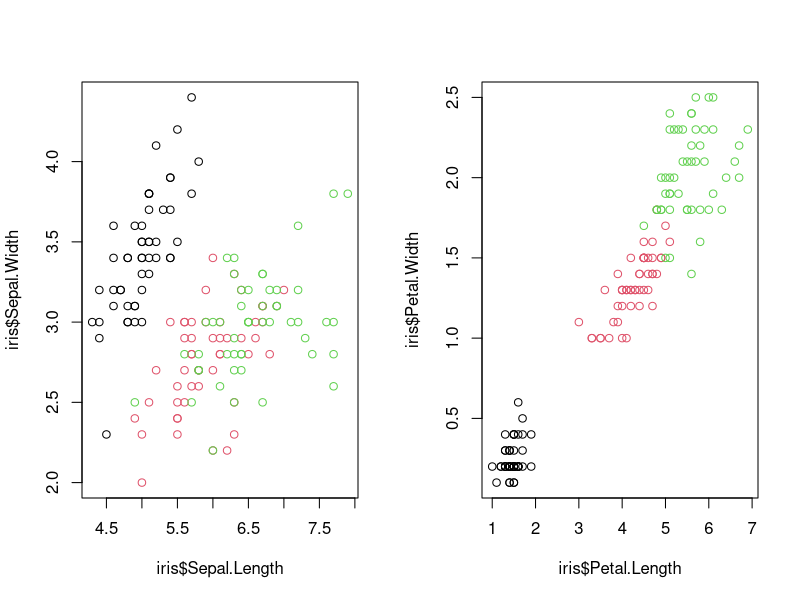
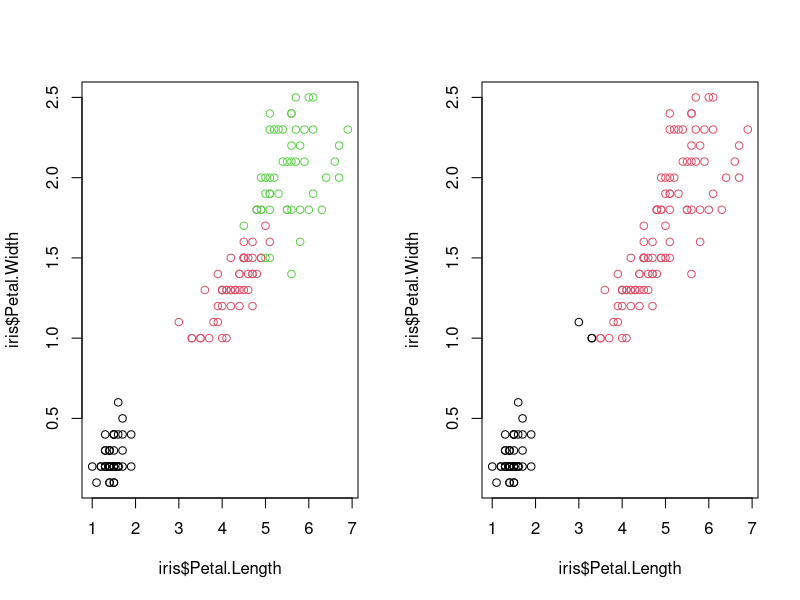
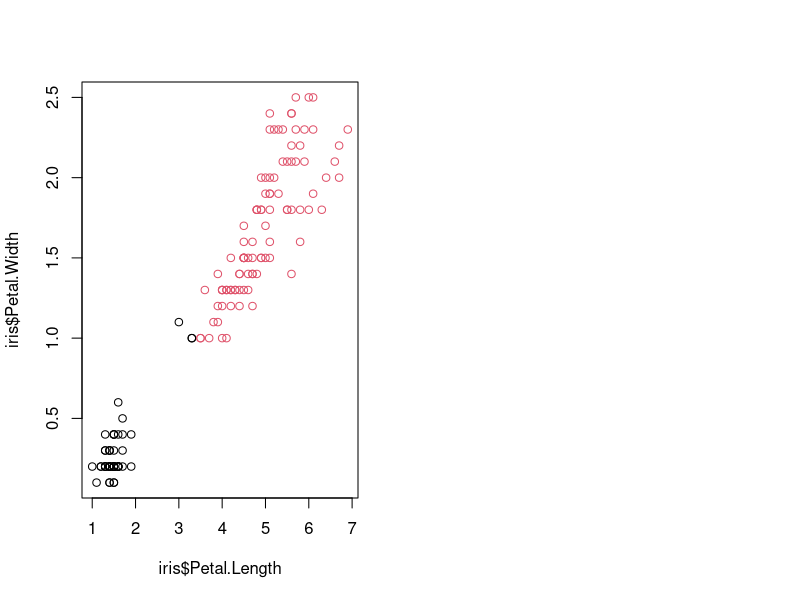
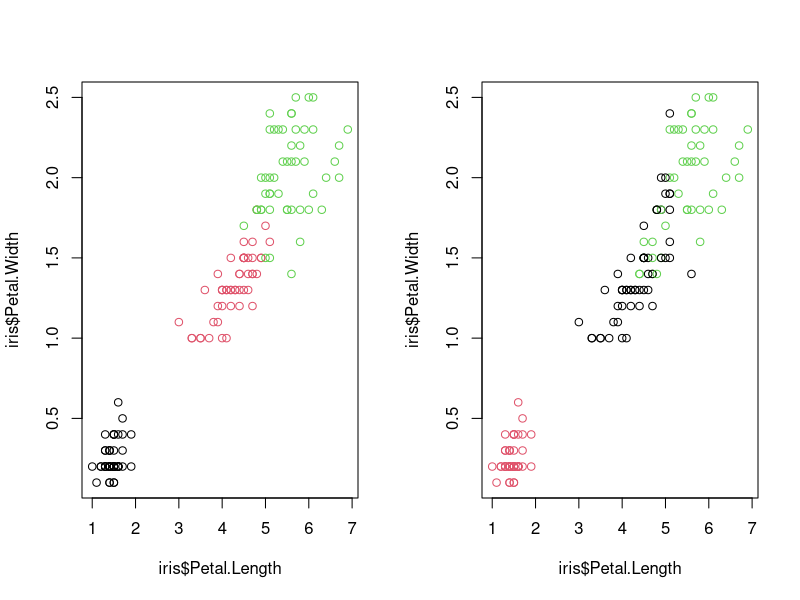
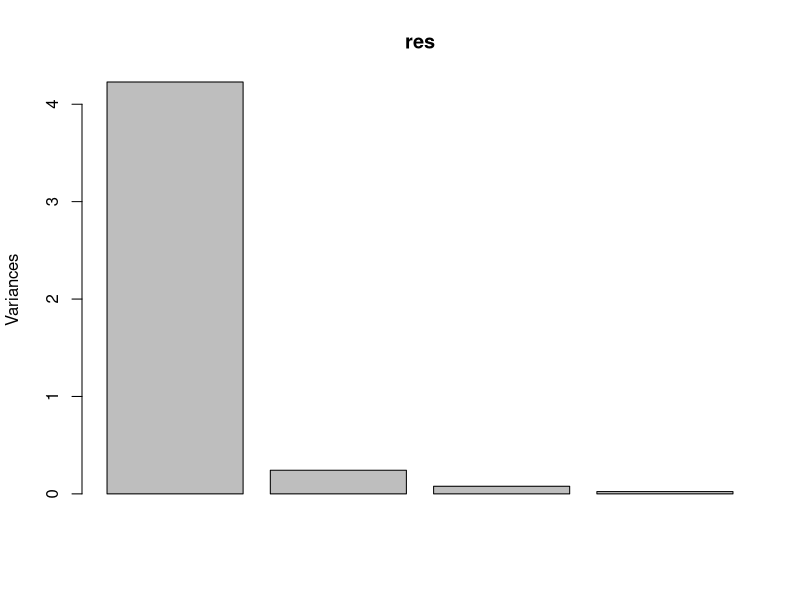
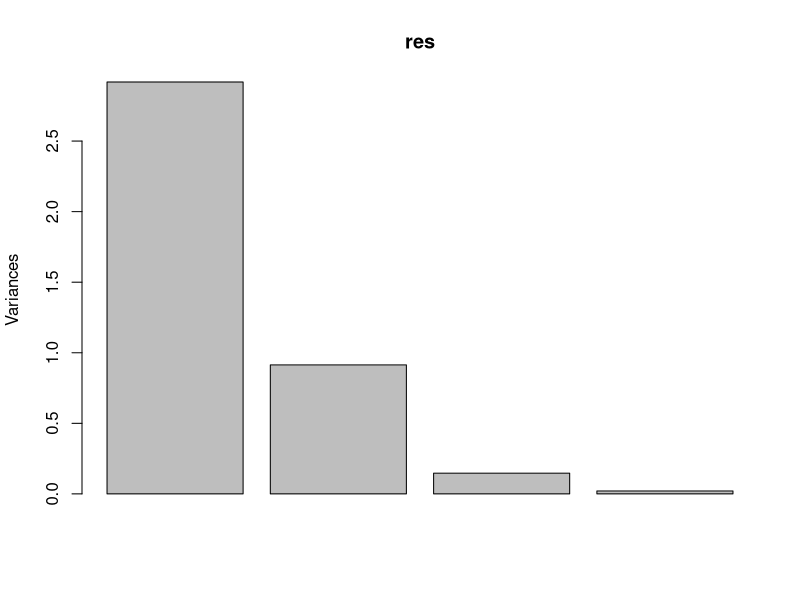
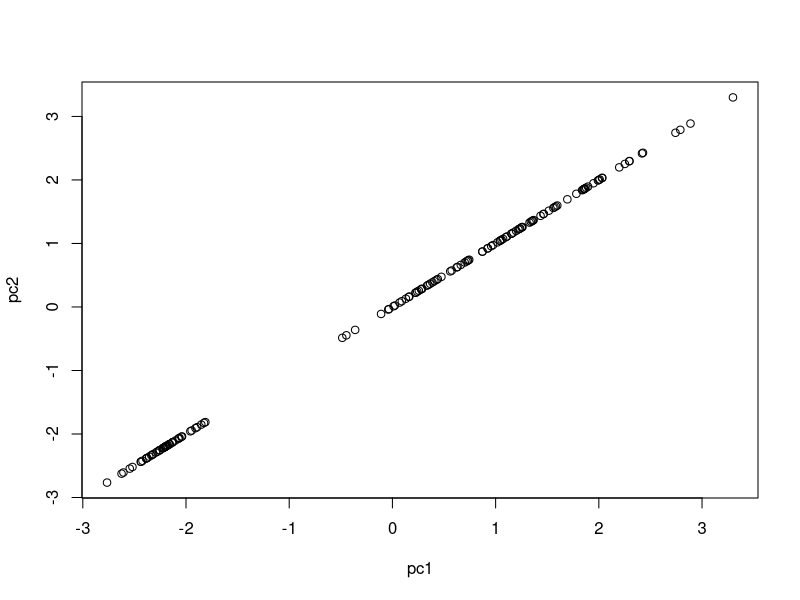
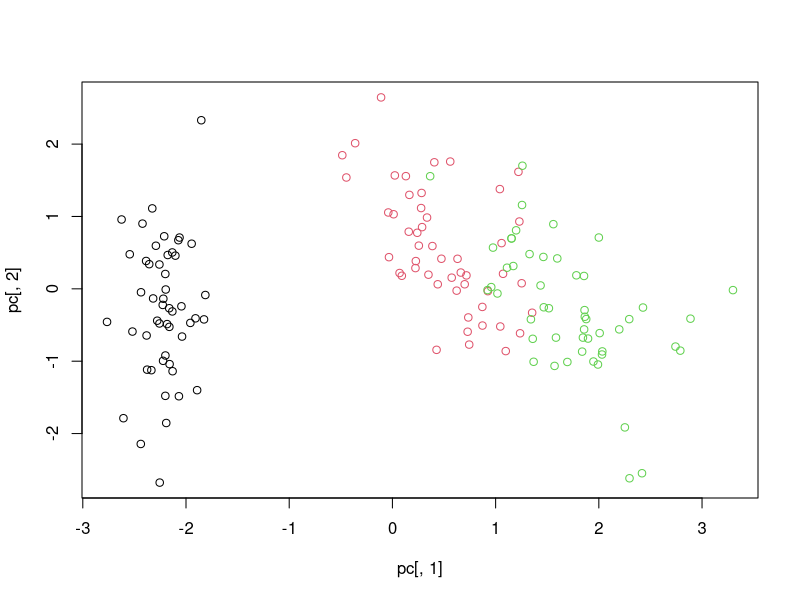

Recreate these plots in R, in order.
data(iris)
head(iris)

table(iris$Species)

par(mfrow = c(1,2))
plot(iris$Sepal.Length, iris$Sepal.Width, col = iris$Species)
plot(iris$Petal.Length, iris$Petal.Width, col = iris$Species)

clustering <- kmeans(iris[,1:4], 2) # if clustering based on all fators, not good
par(mfrow = c(1,2))
plot(iris$Petal.Length, iris$Petal.Width, col = iris$Species)  # real
plot(iris$Petal.Length, iris$Petal.Width, col = clustering$cluster)

# scale the covariates
iris1 <- iris
for (i in 1:4) {
  iris1[,i] <- iris1[,i] - mean(iris1[,i])
  iris1[,i] <- iris1[,i]/sd(iris1[,i])
}

mean(iris1[,3])
sd(iris1[,3])

plot(iris$Petal.Length, iris$Petal.Width, col = clustering$cluster)

clustering <- kmeans(iris1[,1:4], 3)
par(mfrow = c(1,2))
plot(iris$Petal.Length, iris$Petal.Width, col = iris$Species)
plot(iris$Petal.Length, iris$Petal.Width, col = clustering$cluster)  # not good

# princinpal component analysis
# transforming the original variables into a new set of uncorrelated variables (principal components).
res <- prcomp(iris[,1:4])
names(res)

par(mfrow = c(1,1))
plot(res)
summary(res)

# "Elbow rule"
res <- prcomp(iris[,1:4], scale = T)
names(res)

par(mfrow = c(1,1))
plot(res)
summary(res)

res$sdev^2

names(res)
res$rotation

# Let's focus on the first principle component
rotation <- res$rotation[,1]
iris1 <- iris
for (i in 1:4) {
  iris1[,i] <- iris1[,i] - mean(iris1[,i])
  iris1[,i] <- iris1[,i]/sd(iris1[,i])
}

pc1 <- rep(NA, nrow(iris1))
for (i in 1:nrow(iris1)) {
  pc1[i] <- sum(iris1[i,1:4]*rotation)
}

pc2 <- rep(NA, nrow(iris1))
for (i in 1:nrow(iris1)) {
  pc2[i] <- sum(iris1[i,1:4]*rotation)
}

pc <- as.matrix(iris1[,1:4]) %*% res$rotation
head(pc)
head(res$x)

iris1[1,]
-0.521*0.9 - 0.269*1.016 - 0.58*1.336 - 0.565*1.311

head(res$x)

plot(pc1, pc2)

# visualization
library(ggplot2)
library(ggfortify)

plot(pc[,1], pc[,2], col = iris$Species)
autoplot(res, color = c(rep(1, 50), rep(2, 50), rep(3, 50)))

# Run k-means clustering on the dimension-reduced dataset
# Compare the clustering with the species covariate
# k means based on the first two principle components
clustering <- kmeans(cbind(res$x[,1], res$x[,2]), 3, nstart = 100)
autoplot(res, color = clustering$cluster)

# Plot PCA results
autoplot(pc, data = iris, colour = 'Species') +
  ggtitle("PCA Plot")

# Run k-means clustering on the dimension-reduced dataset
# Compare the clustering with the species covariate
# clustering <- kmeans(cbind(res$x[,1], res$x[,2]), 3, nstart = 100)

# Plot k-means clustering results
autoplot(pc, data = iris, colour = factor(clustering$cluster)) +
  ggtitle("K-means Clustering Plot")

pc1 <- res$x[,1]
pc2 <- res$x[,2]
par(mfrow = c(1,2))
plot(pc1, pc2, col = iris$Species)  # real
plot(pc1, pc2, col = clustering$cluster)  # predicted
